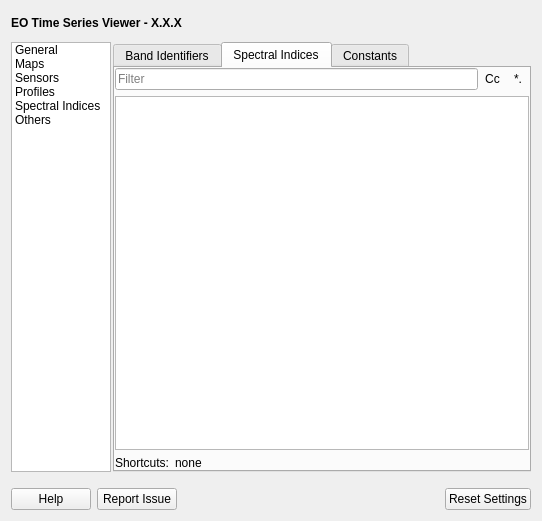
<?xml version="1.0" encoding="UTF-8"?>
<ui version="4.0">
 <class>Form</class>
 <widget class="QWidget" name="Form">
  <property name="geometry">
   <rect>
    <x>0</x>
    <y>0</y>
    <width>542</width>
    <height>521</height>
   </rect>
  </property>
  <property name="windowTitle">
   <string>Form</string>
  </property>
  <layout class="QVBoxLayout" name="verticalLayout">
   <item>
    <layout class="QHBoxLayout" name="horizontalLayout_2">
     <property name="topMargin">
      <number>0</number>
     </property>
     <item>
      <widget class="QLabel" name="tbTitle">
       <property name="minimumSize">
        <size>
         <width>0</width>
         <height>25</height>
        </size>
       </property>
       <property name="maximumSize">
        <size>
         <width>16777215</width>
         <height>30</height>
        </size>
       </property>
       <property name="font">
        <font>
         <weight>75</weight>
         <bold>true</bold>
        </font>
       </property>
       <property name="locale">
        <locale language="English" country="UnitedStates"/>
       </property>
       <property name="text">
        <string notr="true">&lt;html&gt;&lt;head/&gt;&lt;body&gt;&lt;p&gt;EO Time Series Viewer - X.X.X&lt;/p&gt;&lt;/body&gt;&lt;/html&gt;</string>
       </property>
       <property name="scaledContents">
        <bool>true</bool>
       </property>
       <property name="alignment">
        <set>Qt::AlignLeading|Qt::AlignLeft|Qt::AlignVCenter</set>
       </property>
       <property name="wordWrap">
        <bool>true</bool>
       </property>
       <property name="openExternalLinks">
        <bool>false</bool>
       </property>
       <property name="textInteractionFlags">
        <set>Qt::TextSelectableByMouse</set>
       </property>
      </widget>
     </item>
    </layout>
   </item>
   <item>
    <layout class="QHBoxLayout" name="horizontalLayout">
     <property name="spacing">
      <number>2</number>
     </property>
     <property name="topMargin">
      <number>0</number>
     </property>
     <item>
      <widget class="QListWidget" name="listWidget">
       <property name="maximumSize">
        <size>
         <width>100</width>
         <height>16777215</height>
        </size>
       </property>
       <item>
        <property name="text">
         <string>General</string>
        </property>
       </item>
       <item>
        <property name="text">
         <string>Maps</string>
        </property>
       </item>
       <item>
        <property name="text">
         <string>Sensors</string>
        </property>
       </item>
       <item>
        <property name="text">
         <string>Profiles</string>
        </property>
       </item>
       <item>
        <property name="text">
         <string>Spectral Indices</string>
        </property>
       </item>
       <item>
        <property name="text">
         <string>Others</string>
        </property>
       </item>
      </widget>
     </item>
     <item>
      <widget class="QStackedWidget" name="stackedWidget">
       <property name="currentIndex">
        <number>4</number>
       </property>
       <widget class="QWidget" name="pageGeneral">
        <layout class="QVBoxLayout" name="verticalLayout_3">
         <property name="spacing">
          <number>2</number>
         </property>
         <property name="leftMargin">
          <number>2</number>
         </property>
         <property name="topMargin">
          <number>2</number>
         </property>
         <property name="rightMargin">
          <number>2</number>
         </property>
         <property name="bottomMargin">
          <number>2</number>
         </property>
         <item>
          <widget class="QScrollArea" name="scrollArea">
           <property name="widgetResizable">
            <bool>true</bool>
           </property>
           <widget class="QWidget" name="scrollAreaWidgetContents">
            <property name="geometry">
             <rect>
              <x>0</x>
              <y>0</y>
              <width>414</width>
              <height>422</height>
             </rect>
            </property>
            <layout class="QVBoxLayout" name="verticalLayout_5">
             <item>
              <widget class="QgsCollapsibleGroupBox" name="mGroupBox">
               <property name="minimumSize">
                <size>
                 <width>0</width>
                 <height>0</height>
                </size>
               </property>
               <property name="title">
                <string>Directories</string>
               </property>
               <property name="collapsed">
                <bool>false</bool>
               </property>
               <layout class="QFormLayout" name="formLayout">
                <item row="0" column="0">
                 <widget class="QLabel" name="label_6">
                  <property name="text">
                   <string>Screenshots</string>
                  </property>
                 </widget>
                </item>
                <item row="0" column="1">
                 <widget class="QgsFileWidget" name="mFileWidgetScreenshots">
                  <property name="fileWidgetButtonVisible">
                   <bool>true</bool>
                  </property>
                 </widget>
                </item>
                <item row="1" column="0">
                 <widget class="QLabel" name="label_7">
                  <property name="text">
                   <string>Raster Sources</string>
                  </property>
                 </widget>
                </item>
                <item row="1" column="1">
                 <widget class="QgsFileWidget" name="mFileWidgetRasterSources"/>
                </item>
                <item row="2" column="0">
                 <widget class="QLabel" name="label_8">
                  <property name="text">
                   <string>Vector Sources</string>
                  </property>
                 </widget>
                </item>
                <item row="2" column="1">
                 <widget class="QgsFileWidget" name="mFileWidgetVectorSources"/>
                </item>
               </layout>
              </widget>
             </item>
             <item>
              <widget class="QgsCollapsibleGroupBox" name="mGroupBox_2">
               <property name="minimumSize">
                <size>
                 <width>0</width>
                 <height>0</height>
                </size>
               </property>
               <property name="title">
                <string>Data Loading</string>
               </property>
               <property name="collapsed">
                <bool>false</bool>
               </property>
               <layout class="QFormLayout" name="formLayout_2">
                <item row="0" column="0">
                 <widget class="QLabel" name="label">
                  <property name="text">
                   <string>Date-Time Precission</string>
                  </property>
                 </widget>
                </item>
                <item row="0" column="1">
                 <widget class="QComboBox" name="cbDateTimePrecission">
                  <property name="toolTip">
                   <string>Defines the accuracy with which source images of same sensor but different time stamps are combined into the same image group.</string>
                  </property>
                  <property name="whatsThis">
                   <string>Selects the precission used to extract time stamps from raster meta data.</string>
                  </property>
                 </widget>
                </item>
                <item row="1" column="0">
                 <widget class="QLabel" name="label_10">
                  <property name="text">
                   <string>Sensor/Product Matching</string>
                  </property>
                 </widget>
                </item>
                <item row="1" column="1">
                 <widget class="QCheckBox" name="cbSensorMatchingPxDims">
                  <property name="enabled">
                   <bool>false</bool>
                  </property>
                  <property name="text">
                   <string>Pixel Dimensions</string>
                  </property>
                  <property name="checkable">
                   <bool>true</bool>
                  </property>
                  <property name="checked">
                   <bool>true</bool>
                  </property>
                 </widget>
                </item>
                <item row="2" column="1">
                 <widget class="QCheckBox" name="cbSensorMatchingWavelength">
                  <property name="text">
                   <string>Wavelength</string>
                  </property>
                 </widget>
                </item>
                <item row="3" column="1">
                 <widget class="QCheckBox" name="cbSensorMatchingSensorName">
                  <property name="text">
                   <string>Sensor Name</string>
                  </property>
                 </widget>
                </item>
               </layout>
              </widget>
             </item>
             <item>
              <widget class="QgsCollapsibleGroupBox" name="mGroupBox_3">
               <property name="minimumSize">
                <size>
                 <width>0</width>
                 <height>0</height>
                </size>
               </property>
               <property name="title">
                <string>Start up</string>
               </property>
               <property name="collapsed">
                <bool>false</bool>
               </property>
               <layout class="QVBoxLayout" name="verticalLayout_6">
                <item>
                 <widget class="QCheckBox" name="cbStartupRestoreSettings">
                  <property name="text">
                   <string>Restore settings from QgsProject</string>
                  </property>
                 </widget>
                </item>
               </layout>
              </widget>
             </item>
             <item>
              <spacer name="verticalSpacer">
               <property name="orientation">
                <enum>Qt::Vertical</enum>
               </property>
               <property name="sizeHint" stdset="0">
                <size>
                 <width>50</width>
                 <height>72</height>
                </size>
               </property>
              </spacer>
             </item>
            </layout>
           </widget>
          </widget>
         </item>
        </layout>
       </widget>
       <widget class="QWidget" name="pageMaps">
        <layout class="QVBoxLayout" name="verticalLayout_9">
         <item>
          <widget class="QgsCollapsibleGroupBox" name="mGroupBox_7">
           <property name="title">
            <string>Canvas</string>
           </property>
           <layout class="QGridLayout" name="gridLayout_2" columnstretch="0,0,1,10" rowminimumheight="20,20,20,20,20">
            <item row="1" column="2">
             <widget class="QSpinBox" name="sbMapSizeY">
              <property name="minimumSize">
               <size>
                <width>0</width>
                <height>20</height>
               </size>
              </property>
              <property name="suffix">
               <string>px</string>
              </property>
              <property name="minimum">
               <number>10</number>
              </property>
              <property name="maximum">
               <number>999999</number>
              </property>
              <property name="singleStep">
               <number>25</number>
              </property>
              <property name="value">
               <number>300</number>
              </property>
             </widget>
            </item>
            <item row="0" column="1">
             <widget class="QLabel" name="label_4">
              <property name="text">
               <string>width</string>
              </property>
             </widget>
            </item>
            <item row="0" column="2">
             <widget class="QSpinBox" name="sbMapSizeX">
              <property name="minimumSize">
               <size>
                <width>0</width>
                <height>20</height>
               </size>
              </property>
              <property name="suffix">
               <string>px</string>
              </property>
              <property name="minimum">
               <number>10</number>
              </property>
              <property name="maximum">
               <number>999999</number>
              </property>
              <property name="singleStep">
               <number>25</number>
              </property>
              <property name="value">
               <number>300</number>
              </property>
             </widget>
            </item>
            <item row="1" column="1">
             <widget class="QLabel" name="label_5">
              <property name="text">
               <string>height</string>
              </property>
             </widget>
            </item>
            <item row="0" column="0">
             <widget class="QLabel" name="label_3">
              <property name="text">
               <string>Size</string>
              </property>
             </widget>
            </item>
            <item row="3" column="0">
             <widget class="QLabel" name="label_9">
              <property name="text">
               <string>Background</string>
              </property>
             </widget>
            </item>
            <item row="2" column="0">
             <widget class="QLabel" name="label_11">
              <property name="text">
               <string>Text</string>
              </property>
             </widget>
            </item>
            <item row="4" column="0">
             <widget class="QLabel" name="label_2">
              <property name="text">
               <string>Update interval</string>
              </property>
             </widget>
            </item>
            <item row="0" column="3">
             <spacer name="horizontalSpacer">
              <property name="orientation">
               <enum>Qt::Horizontal</enum>
              </property>
              <property name="sizeHint" stdset="0">
               <size>
                <width>40</width>
                <height>20</height>
               </size>
              </property>
             </spacer>
            </item>
            <item row="4" column="1" colspan="2">
             <widget class="QSpinBox" name="sbMapRefreshIntervall">
              <property name="sizePolicy">
               <sizepolicy hsizetype="Preferred" vsizetype="Preferred">
                <horstretch>0</horstretch>
                <verstretch>0</verstretch>
               </sizepolicy>
              </property>
              <property name="minimumSize">
               <size>
                <width>0</width>
                <height>20</height>
               </size>
              </property>
              <property name="maximumSize">
               <size>
                <width>16777215</width>
                <height>16777215</height>
               </size>
              </property>
              <property name="toolTip">
               <string>Intervall to check if updates are available for map canvases, e.g. to render new layers or apply renderer changes.</string>
              </property>
              <property name="suffix">
               <string>msec</string>
              </property>
              <property name="minimum">
               <number>100</number>
              </property>
              <property name="maximum">
               <number>10000</number>
              </property>
              <property name="singleStep">
               <number>250</number>
              </property>
              <property name="value">
               <number>500</number>
              </property>
             </widget>
            </item>
            <item row="3" column="1" colspan="2">
             <widget class="QgsColorButton" name="mCanvasColorButton">
              <property name="sizePolicy">
               <sizepolicy hsizetype="Preferred" vsizetype="Preferred">
                <horstretch>0</horstretch>
                <verstretch>0</verstretch>
               </sizepolicy>
              </property>
              <property name="minimumSize">
               <size>
                <width>24</width>
                <height>20</height>
               </size>
              </property>
              <property name="maximumSize">
               <size>
                <width>16777215</width>
                <height>16777215</height>
               </size>
              </property>
             </widget>
            </item>
            <item row="2" column="1" colspan="2">
             <widget class="QgsFontButton" name="mMapTextFormatButton">
              <property name="sizePolicy">
               <sizepolicy hsizetype="Preferred" vsizetype="Preferred">
                <horstretch>0</horstretch>
                <verstretch>0</verstretch>
               </sizepolicy>
              </property>
              <property name="styleSheet">
               <string notr="true">);</string>
              </property>
             </widget>
            </item>
           </layout>
          </widget>
         </item>
         <item>
          <spacer name="verticalSpacer_4">
           <property name="orientation">
            <enum>Qt::Vertical</enum>
           </property>
           <property name="sizeHint" stdset="0">
            <size>
             <width>20</width>
             <height>40</height>
            </size>
           </property>
          </spacer>
         </item>
        </layout>
       </widget>
       <widget class="QWidget" name="pageSensors">
        <layout class="QVBoxLayout" name="verticalLayout_2">
         <property name="spacing">
          <number>2</number>
         </property>
         <property name="leftMargin">
          <number>2</number>
         </property>
         <property name="topMargin">
          <number>2</number>
         </property>
         <property name="rightMargin">
          <number>2</number>
         </property>
         <property name="bottomMargin">
          <number>2</number>
         </property>
         <item>
          <widget class="QGroupBox" name="groupBox">
           <property name="title">
            <string>Sensor Names</string>
           </property>
           <layout class="QVBoxLayout" name="verticalLayout_4">
            <property name="spacing">
             <number>2</number>
            </property>
            <property name="leftMargin">
             <number>2</number>
            </property>
            <property name="topMargin">
             <number>2</number>
            </property>
            <property name="rightMargin">
             <number>2</number>
            </property>
            <property name="bottomMargin">
             <number>2</number>
            </property>
            <item>
             <layout class="QHBoxLayout" name="horizontalLayout_3">
              <property name="topMargin">
               <number>0</number>
              </property>
              <item>
               <spacer name="horizontalSpacer_2">
                <property name="orientation">
                 <enum>Qt::Horizontal</enum>
                </property>
                <property name="sizeHint" stdset="0">
                 <size>
                  <width>40</width>
                  <height>20</height>
                 </size>
                </property>
               </spacer>
              </item>
              <item>
               <widget class="QToolButton" name="btnReloadSensorSettings">
                <property name="text">
                 <string>Reload</string>
                </property>
                <property name="icon">
                 <iconset resource="../../../QGIS/images/images.qrc">
                  <normaloff>:/images/themes/default/mActionReload.svg</normaloff>:/images/themes/default/mActionReload.svg</iconset>
                </property>
                <property name="autoRaise">
                 <bool>true</bool>
                </property>
               </widget>
              </item>
              <item>
               <widget class="QToolButton" name="btnDeleteSelectedSensors">
                <property name="text">
                 <string>Clear</string>
                </property>
                <property name="icon">
                 <iconset resource="../../../QGIS/images/images.qrc">
                  <normaloff>:/images/themes/default/mActionDeleteSelected.svg</normaloff>:/images/themes/default/mActionDeleteSelected.svg</iconset>
                </property>
                <property name="autoRaise">
                 <bool>true</bool>
                </property>
               </widget>
              </item>
             </layout>
            </item>
            <item>
             <widget class="QTableView" name="tableViewSensorSettings">
              <property name="styleSheet">
               <string notr="true"/>
              </property>
              <property name="sortingEnabled">
               <bool>true</bool>
              </property>
             </widget>
            </item>
           </layout>
          </widget>
         </item>
        </layout>
       </widget>
       <widget class="QWidget" name="pageProfiles">
        <layout class="QVBoxLayout" name="verticalLayout_7">
         <item>
          <widget class="QgsCollapsibleGroupBox" name="mGroupBox_4">
           <property name="title">
            <string>Spectral Profiles</string>
           </property>
           <layout class="QFormLayout" name="formLayout_5">
            <item row="0" column="0">
             <widget class="QLabel" name="label_15">
              <property name="text">
               <string>Cursor profiles</string>
              </property>
             </widget>
            </item>
            <item row="1" column="0">
             <widget class="QLabel" name="label_17">
              <property name="text">
               <string>Added profiles</string>
              </property>
             </widget>
            </item>
            <item row="0" column="1">
             <widget class="PlotStyleButton" name="btnProfileCurrent">
              <property name="text">
               <string>...</string>
              </property>
             </widget>
            </item>
            <item row="1" column="1">
             <widget class="PlotStyleButton" name="btnProfileAdded">
              <property name="text">
               <string>...</string>
              </property>
             </widget>
            </item>
           </layout>
          </widget>
         </item>
         <item>
          <widget class="QgsCollapsibleGroupBox" name="mGroupBox_5">
           <property name="title">
            <string>Temporal Profiles</string>
           </property>
           <layout class="QFormLayout" name="formLayout_6">
            <item row="0" column="0">
             <widget class="QLabel" name="label_16">
              <property name="text">
               <string>Default Style</string>
              </property>
             </widget>
            </item>
            <item row="0" column="1">
             <widget class="PlotStyleButton" name="btnProfileTemporal">
              <property name="text">
               <string>...</string>
              </property>
             </widget>
            </item>
           </layout>
          </widget>
         </item>
         <item>
          <spacer name="verticalSpacer_2">
           <property name="orientation">
            <enum>Qt::Vertical</enum>
           </property>
           <property name="sizeHint" stdset="0">
            <size>
             <width>20</width>
             <height>40</height>
            </size>
           </property>
          </spacer>
         </item>
        </layout>
       </widget>
       <widget class="QWidget" name="pageSpectralIndices">
        <layout class="QVBoxLayout" name="verticalLayout_10">
         <property name="leftMargin">
          <number>0</number>
         </property>
         <property name="topMargin">
          <number>0</number>
         </property>
         <property name="rightMargin">
          <number>0</number>
         </property>
         <property name="bottomMargin">
          <number>0</number>
         </property>
         <item>
          <widget class="QTabWidget" name="tabWidget">
           <property name="currentIndex">
            <number>1</number>
           </property>
           <widget class="QWidget" name="tabBandIdentifiers">
            <attribute name="title">
             <string>Band Identifiers</string>
            </attribute>
            <layout class="QHBoxLayout" name="horizontalLayout_7">
             <property name="spacing">
              <number>0</number>
             </property>
             <property name="leftMargin">
              <number>0</number>
             </property>
             <property name="topMargin">
              <number>0</number>
             </property>
             <property name="rightMargin">
              <number>0</number>
             </property>
             <property name="bottomMargin">
              <number>0</number>
             </property>
             <item>
              <widget class="QTableView" name="tvBandIdentifiers"/>
             </item>
            </layout>
           </widget>
           <widget class="QWidget" name="tabSpectralIndices">
            <attribute name="title">
             <string>Spectral Indices</string>
            </attribute>
            <layout class="QVBoxLayout" name="verticalLayout_11">
             <property name="spacing">
              <number>6</number>
             </property>
             <property name="leftMargin">
              <number>0</number>
             </property>
             <property name="topMargin">
              <number>0</number>
             </property>
             <property name="rightMargin">
              <number>0</number>
             </property>
             <property name="bottomMargin">
              <number>0</number>
             </property>
             <item>
              <layout class="QHBoxLayout" name="horizontalLayout_6">
               <property name="spacing">
                <number>0</number>
               </property>
               <property name="topMargin">
                <number>0</number>
               </property>
               <item>
                <widget class="QgsFilterLineEdit" name="mSpectralIndexFilter">
                 <property name="placeholderText">
                  <string>Filter</string>
                 </property>
                 <property name="nullValue">
                  <string/>
                 </property>
                 <property name="showSearchIcon">
                  <bool>true</bool>
                 </property>
                 <property name="showSpinner">
                  <bool>false</bool>
                 </property>
                 <property name="qgisRelation" stdset="0">
                  <string notr="true"/>
                 </property>
                </widget>
               </item>
               <item>
                <widget class="QToolButton" name="btnSpectralIndexFilterCaseSensitive">
                 <property name="text">
                  <string>Cc</string>
                 </property>
                 <property name="icon">
                  <iconset resource="../../../QGIS/images/images.qrc">
                   <normaloff>:/images/themes/default/mIconSearchCaseSensitive.svg</normaloff>:/images/themes/default/mIconSearchCaseSensitive.svg</iconset>
                 </property>
                 <property name="checkable">
                  <bool>true</bool>
                 </property>
                 <property name="autoRaise">
                  <bool>true</bool>
                 </property>
                </widget>
               </item>
               <item>
                <widget class="QToolButton" name="btnSpectralIndexFilterUseRegEx">
                 <property name="text">
                  <string>*.</string>
                 </property>
                 <property name="icon">
                  <iconset resource="../../../QGIS/images/images.qrc">
                   <normaloff>:/images/themes/default/mIconSearchRegex.svg</normaloff>:/images/themes/default/mIconSearchRegex.svg</iconset>
                 </property>
                 <property name="checkable">
                  <bool>true</bool>
                 </property>
                 <property name="autoRaise">
                  <bool>true</bool>
                 </property>
                </widget>
               </item>
              </layout>
             </item>
             <item>
              <widget class="QTableView" name="tvSpectralIndices"/>
             </item>
             <item>
              <layout class="QHBoxLayout" name="horizontalLayout_8">
               <property name="topMargin">
                <number>0</number>
               </property>
               <item>
                <widget class="QLabel" name="label_18">
                 <property name="text">
                  <string>Shortcuts:</string>
                 </property>
                </widget>
               </item>
               <item>
                <widget class="QLabel" name="labelSpectralIndexShortcuts">
                 <property name="sizePolicy">
                  <sizepolicy hsizetype="Preferred" vsizetype="Preferred">
                   <horstretch>2</horstretch>
                   <verstretch>0</verstretch>
                  </sizepolicy>
                 </property>
                 <property name="toolTip">
                  <string>Shorts for spectral indices in temporal profile view.</string>
                 </property>
                 <property name="text">
                  <string>none</string>
                 </property>
                </widget>
               </item>
              </layout>
             </item>
            </layout>
           </widget>
           <widget class="QWidget" name="tabConstants">
            <attribute name="title">
             <string>Constants</string>
            </attribute>
            <layout class="QHBoxLayout" name="horizontalLayout_5">
             <property name="spacing">
              <number>0</number>
             </property>
             <property name="leftMargin">
              <number>0</number>
             </property>
             <property name="topMargin">
              <number>0</number>
             </property>
             <property name="rightMargin">
              <number>0</number>
             </property>
             <property name="bottomMargin">
              <number>0</number>
             </property>
             <item>
              <widget class="QTableView" name="tvSpectralConstants"/>
             </item>
            </layout>
           </widget>
          </widget>
         </item>
        </layout>
       </widget>
       <widget class="QWidget" name="pageOthers">
        <layout class="QVBoxLayout" name="verticalLayout_8">
         <item>
          <widget class="QCheckBox" name="cbDebug">
           <property name="text">
            <string>Debug printouts</string>
           </property>
          </widget>
         </item>
         <item>
          <widget class="QCheckBox" name="cbAsyncQgsTasks">
           <property name="text">
            <string>Asynchronous QgsTasks</string>
           </property>
           <property name="checked">
            <bool>true</bool>
           </property>
          </widget>
         </item>
         <item>
          <widget class="QgsCollapsibleGroupBox" name="mGroupBox_6">
           <property name="minimumSize">
            <size>
             <width>0</width>
             <height>50</height>
            </size>
           </property>
           <property name="title">
            <string>Background Tasks</string>
           </property>
           <layout class="QGridLayout" name="gridLayout">
            <item row="2" column="0">
             <widget class="QLabel" name="label_14">
              <property name="text">
               <string>Raster overlap sample size</string>
              </property>
             </widget>
            </item>
            <item row="2" column="1">
             <widget class="QgsSpinBox" name="sbRasterOverlapSampleSize">
              <property name="minimumSize">
               <size>
                <width>100</width>
                <height>22</height>
               </size>
              </property>
              <property name="suffix">
               <string> px</string>
              </property>
              <property name="prefix">
               <string/>
              </property>
              <property name="minimum">
               <number>5</number>
              </property>
              <property name="maximum">
               <number>64000</number>
              </property>
              <property name="value">
               <number>25</number>
              </property>
             </widget>
            </item>
            <item row="1" column="0">
             <widget class="QLabel" name="label_12">
              <property name="text">
               <string>Band statistic sample size</string>
              </property>
             </widget>
            </item>
            <item row="1" column="1">
             <widget class="QgsSpinBox" name="sbBandStatsSampleSize">
              <property name="minimumSize">
               <size>
                <width>100</width>
                <height>22</height>
               </size>
              </property>
              <property name="suffix">
               <string> px</string>
              </property>
              <property name="prefix">
               <string/>
              </property>
              <property name="minimum">
               <number>25</number>
              </property>
              <property name="maximum">
               <number>64000</number>
              </property>
              <property name="value">
               <number>256</number>
              </property>
             </widget>
            </item>
            <item row="0" column="0">
             <widget class="QLabel" name="label_13">
              <property name="text">
               <string>File loading threads</string>
              </property>
             </widget>
            </item>
            <item row="0" column="1">
             <widget class="QgsSpinBox" name="sbQgsTaskFileReadingThreads">
              <property name="minimumSize">
               <size>
                <width>100</width>
                <height>22</height>
               </size>
              </property>
              <property name="suffix">
               <string/>
              </property>
              <property name="prefix">
               <string/>
              </property>
              <property name="minimum">
               <number>1</number>
              </property>
              <property name="maximum">
               <number>64000</number>
              </property>
              <property name="value">
               <number>25</number>
              </property>
             </widget>
            </item>
            <item row="0" column="2">
             <spacer name="horizontalSpacer_3">
              <property name="orientation">
               <enum>Qt::Horizontal</enum>
              </property>
              <property name="sizeHint" stdset="0">
               <size>
                <width>40</width>
                <height>20</height>
               </size>
              </property>
             </spacer>
            </item>
           </layout>
          </widget>
         </item>
         <item>
          <spacer name="verticalSpacer_3">
           <property name="orientation">
            <enum>Qt::Vertical</enum>
           </property>
           <property name="sizeHint" stdset="0">
            <size>
             <width>20</width>
             <height>40</height>
            </size>
           </property>
          </spacer>
         </item>
        </layout>
       </widget>
      </widget>
     </item>
    </layout>
   </item>
   <item>
    <layout class="QHBoxLayout" name="horizontalLayout_4">
     <property name="topMargin">
      <number>10</number>
     </property>
     <item>
      <widget class="QPushButton" name="btnHelp">
       <property name="text">
        <string>Help</string>
       </property>
      </widget>
     </item>
     <item>
      <widget class="QPushButton" name="btnReport">
       <property name="text">
        <string>Report Issue</string>
       </property>
      </widget>
     </item>
     <item>
      <spacer name="horizontalSpacer_4">
       <property name="orientation">
        <enum>Qt::Horizontal</enum>
       </property>
       <property name="sizeHint" stdset="0">
        <size>
         <width>40</width>
         <height>20</height>
        </size>
       </property>
      </spacer>
     </item>
     <item>
      <widget class="QPushButton" name="btnReset">
       <property name="text">
        <string>Reset Settings</string>
       </property>
      </widget>
     </item>
    </layout>
   </item>
  </layout>
  <action name="actionRefreshSensorList">
   <property name="icon">
    <iconset resource="../../../QGIS/images/images.qrc">
     <normaloff>:/images/themes/default/mActionReload.svg</normaloff>:/images/themes/default/mActionReload.svg</iconset>
   </property>
   <property name="text">
    <string>RefreshSensorList</string>
   </property>
  </action>
  <action name="actionDeleteSelectedSensors">
   <property name="icon">
    <iconset resource="../../../QGIS/images/images.qrc">
     <normaloff>:/images/themes/default/mActionDeleteSelected.svg</normaloff>:/images/themes/default/mActionDeleteSelected.svg</iconset>
   </property>
   <property name="text">
    <string>DeleteSelectedSensors</string>
   </property>
  </action>
 </widget>
 <customwidgets>
  <customwidget>
   <class>QgsCollapsibleGroupBox</class>
   <extends>QGroupBox</extends>
   <header>qgscollapsiblegroupbox.h</header>
   <container>1</container>
  </customwidget>
  <customwidget>
   <class>QgsColorButton</class>
   <extends>QToolButton</extends>
   <header>qgscolorbutton.h</header>
   <container>1</container>
  </customwidget>
  <customwidget>
   <class>QgsFileWidget</class>
   <extends>QWidget</extends>
   <header>qgsfilewidget.h</header>
  </customwidget>
  <customwidget>
   <class>QgsFilterLineEdit</class>
   <extends>QLineEdit</extends>
   <header>qgsfilterlineedit.h</header>
  </customwidget>
  <customwidget>
   <class>QgsFontButton</class>
   <extends>QToolButton</extends>
   <header>qgsfontbutton.h</header>
  </customwidget>
  <customwidget>
   <class>QgsSpinBox</class>
   <extends>QSpinBox</extends>
   <header>qgsspinbox.h</header>
  </customwidget>
  <customwidget>
   <class>PlotStyleButton</class>
   <extends>QToolButton</extends>
   <header>eotimeseriesviewer.qgispluginsupport.qps.plotstyling.plotstyling</header>
  </customwidget>
 </customwidgets>
 <resources>
  <include location="../../../QGIS/images/images.qrc"/>
  <include location="../ui/eotsv_resources.qrc"/>
 </resources>
 <connections>
  <connection>
   <sender>listWidget</sender>
   <signal>currentRowChanged(int)</signal>
   <receiver>stackedWidget</receiver>
   <slot>setCurrentIndex(int)</slot>
   <hints>
    <hint type="sourcelabel">
     <x>56</x>
     <y>142</y>
    </hint>
    <hint type="destinationlabel">
     <x>543</x>
     <y>48</y>
    </hint>
   </hints>
  </connection>
 </connections>
</ui>
